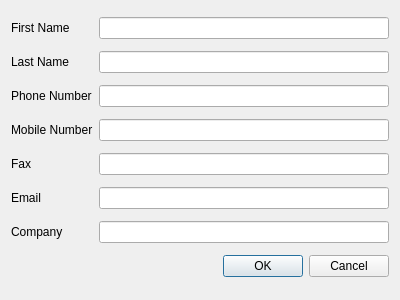
<?xml version="1.0" encoding="UTF-8"?>
<ui version="4.0">
 <class>ContactDialogWidget</class>
 <widget class="QWidget" name="ContactDialogWidget">
  <property name="windowModality">
   <enum>Qt::ApplicationModal</enum>
  </property>
  <property name="geometry">
   <rect>
    <x>0</x>
    <y>0</y>
    <width>400</width>
    <height>300</height>
   </rect>
  </property>
  <property name="windowTitle">
   <string>Personal Contact</string>
  </property>
  <property name="qss_tags" stdset="0">
   <stringlist notr="true">
    <string>dialog_frame</string>
   </stringlist>
  </property>
  <layout class="QGridLayout" name="gridLayout">
   <item row="3" column="2">
    <widget class="QLineEdit" name="mobile_number_input">
     <property name="qss_tags" stdset="0">
      <stringlist notr="true">
       <string>styled</string>
      </stringlist>
     </property>
    </widget>
   </item>
   <item row="1" column="0">
    <widget class="QLabel" name="lastname_label">
     <property name="text">
      <string>Last Name</string>
     </property>
    </widget>
   </item>
   <item row="0" column="0">
    <widget class="QLabel" name="firstname_label">
     <property name="text">
      <string>First Name</string>
     </property>
    </widget>
   </item>
   <item row="0" column="2">
    <widget class="QLineEdit" name="firstname_input">
     <property name="qss_tags" stdset="0">
      <stringlist notr="true">
       <string>styled</string>
      </stringlist>
     </property>
    </widget>
   </item>
   <item row="1" column="2">
    <widget class="QLineEdit" name="lastname_input">
     <property name="qss_tags" stdset="0">
      <stringlist notr="true">
       <string>styled</string>
      </stringlist>
     </property>
    </widget>
   </item>
   <item row="2" column="2">
    <widget class="QLineEdit" name="phone_number_input">
     <property name="qss_tags" stdset="0">
      <stringlist notr="true">
       <string>styled</string>
      </stringlist>
     </property>
    </widget>
   </item>
   <item row="2" column="0">
    <widget class="QLabel" name="phone_number_label">
     <property name="text">
      <string>Phone Number</string>
     </property>
    </widget>
   </item>
   <item row="3" column="0">
    <widget class="QLabel" name="mobile_number_label">
     <property name="text">
      <string>Mobile Number</string>
     </property>
    </widget>
   </item>
   <item row="7" column="2">
    <widget class="QDialogButtonBox" name="confirm_button_box">
     <property name="standardButtons">
      <set>QDialogButtonBox::Cancel|QDialogButtonBox::Ok</set>
     </property>
     <property name="qss_tags" stdset="0">
      <stringlist notr="true">
       <string>red</string>
       <string>styled</string>
      </stringlist>
     </property>
    </widget>
   </item>
   <item row="6" column="0">
    <widget class="QLabel" name="company_label">
     <property name="text">
      <string>Company</string>
     </property>
    </widget>
   </item>
   <item row="6" column="2">
    <widget class="QLineEdit" name="company_input">
     <property name="qss_tags" stdset="0">
      <stringlist notr="true">
       <string>styled</string>
      </stringlist>
     </property>
    </widget>
   </item>
   <item row="4" column="0">
    <widget class="QLabel" name="fax_label">
     <property name="text">
      <string>Fax</string>
     </property>
    </widget>
   </item>
   <item row="5" column="0">
    <widget class="QLabel" name="email_label">
     <property name="text">
      <string>Email</string>
     </property>
    </widget>
   </item>
   <item row="5" column="2">
    <widget class="QLineEdit" name="email_input">
     <property name="qss_tags" stdset="0">
      <stringlist notr="true">
       <string>styled</string>
      </stringlist>
     </property>
    </widget>
   </item>
   <item row="4" column="2">
    <widget class="QLineEdit" name="fax_input">
     <property name="qss_tags" stdset="0">
      <stringlist notr="true">
       <string>styled</string>
      </stringlist>
     </property>
    </widget>
   </item>
  </layout>
 </widget>
 <tabstops>
  <tabstop>firstname_input</tabstop>
  <tabstop>lastname_input</tabstop>
  <tabstop>phone_number_input</tabstop>
  <tabstop>mobile_number_input</tabstop>
  <tabstop>fax_input</tabstop>
  <tabstop>email_input</tabstop>
  <tabstop>company_input</tabstop>
 </tabstops>
 <resources/>
 <connections/>
</ui>
